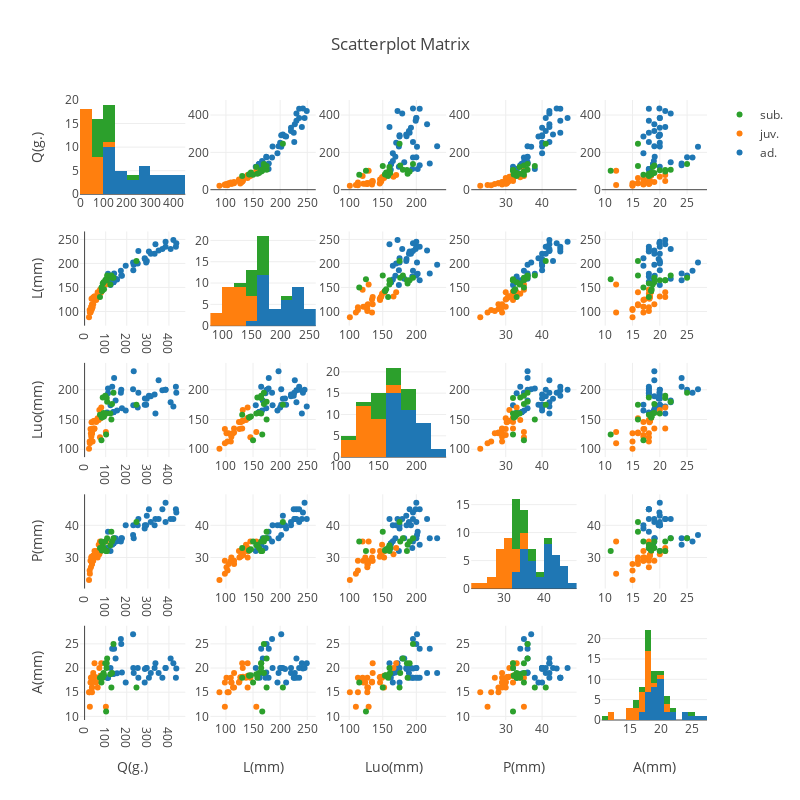

The notebook cell saved with this chart:
### Code cell
amzius = data_all.iloc[:, 5:11]
amzius
fig = ff.create_scatterplotmatrix(amzius, diag='histogram', index='Amžius', height=800, width=800)
plotly.offline.iplot(fig, filename='Histograms along Diagonal Subplots')
